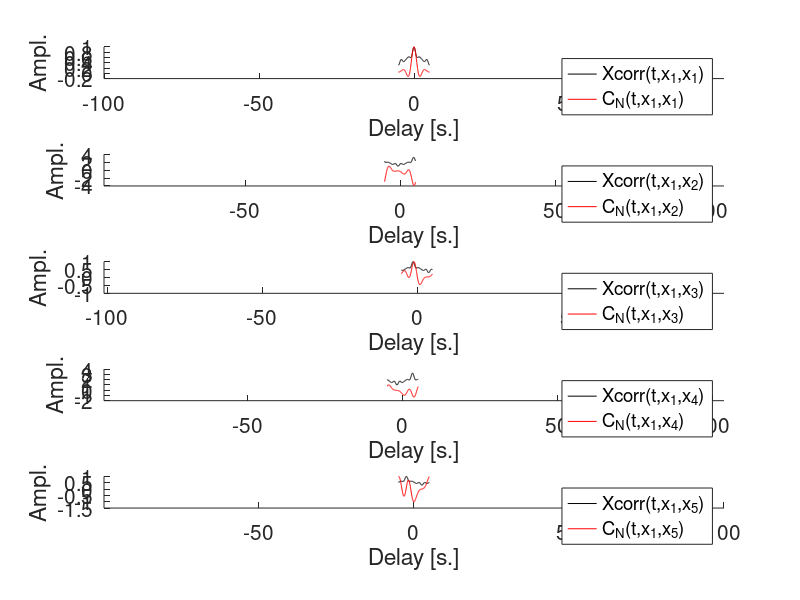

This figure's MATLAB source: (Note: this script raises an error after producing the figure.)
% Script for passiv2
%
%
% Jules Scholler - Mar. 2017

% Reset Matlab
close all
clear all

% Parameters
param.nb_receivers=5;           % Number of receivers
param.sigma=[100 50 100];       % Sources std position
param.mu=[0 -200 0];            % Sources mean position
param.N=1;                    % Number of noise sources
param.duration=10;           % Source signals duration [s.]
param.temporal_sampling=0.05;   % Temporal sampling [s.]
output.F='no';                  % Plot source power-spectrum (= FFT(auto-correlation) by Wiener-Kintchin th.)
output.signals='no';            % Plot 5 (or less) received signals
output.setup='no';             % Plot experimental setup
output.xcorr='yes';             % Plot cross-correlations
output.C_N='yes';               % Plot C_N (cross-correlation expectations T inf)
output.C1='no';               % Plot C1 (cross-correlation expectations T inf and S inf)
tic
% Generate receivers coordinates
for i=1:param.nb_receivers
    param.receivers(i,:)=[0 5*(i-1) 0];
    %         param.receivers(i,:)=[0 50*(i-1) 0];
    %         param.receivers(i,:)=[50*(i-3) 100 0];
    C(i,:)=[0 0 1]; % Receivers are blue
end
if strcmp(output.setup,'yes')
    figure(1), hold on, grid on
    scatter3(param.receivers(:,1),param.receivers(:,2),param.receivers(:,3),10,C);
    xlabel 'x'
    ylabel 'y'
    zlabel 'z'
    title 'Experimental setup'
    clear C
end
% Compute and plot sources position
for i=1:param.N
    for j=1:3
        param.sources(i,j)=param.sigma(j)*randn(1)+param.mu(j);
    end
    C(i,:)=[1 0 0]; % Sources are red
end
if strcmp(output.setup,'yes')
    figure(1)
    scatter3(param.sources(:,1),param.sources(:,2),param.sources(:,3),5,C);
    legend('Receivers','Sources')
    clear C
    set(gca,'FontSize',15)
end
tau.ini=toc
tic
% Compute sationnary random process with Fourier method
h=param.temporal_sampling;
x=(-param.duration/2:h:param.duration/2); % Define grid for random process simulation
n=length(x);
t=linspace(0,param.duration,n);
f=linspace(-1/(2*h),1/(2*h),n);
w=2*pi*f;
R=x.^2.*exp(-x.^2);                 % Covariance function
if strcmp(output.F,'yes') % Plot covariance function
    figure(2)
    semilogx(x(round((length(x))/2+1):end),R(round((length(x))/2+1):end))
    xlabel '\omega'
    ylabel 'F(\omega)'
    title 'Source Power Spectrum F(w)=w^2e^{-w^2}'
    set(gca,'FontSize',15)
end
W=randn(param.N,n);         % Random white gaussian vector
filter=fft(fftshift(R));
F=sqrt(filter).*fft(W,n,2); % Generate random process with covariance R (F is in Fourier domain for now)
clear W
if strcmp(output.signals,'yes')
    figure(3),hold on
    for i=1:min(5,param.N)
        plot(t,real(ifft(F(i,:))))
        info{i}=sprintf('Source %d',i);
    end
    hold off
end
if strcmp(output.signals,'yes')
    figure(3)
    hold off
    xlabel 'Time [s.]'
    ylabel 'Amplitude'
    title 'Noise signals'
    legend(info)
    clear info
    set(gca,'fontsize',15)
end
tau.random_process=toc
tic
% Compute response on each receivers
Rw=(w).^2.*exp(-w.^2);
for j=1:param.nb_receivers
    C_N=zeros(1,n);
    r=zeros(1,n);
    for i=1:param.N
        d=norm(param.receivers(j,:)-param.sources(i,:)); % Distance between source and receiver
        G=1/(4*pi*d).*exp(1i*w*d);                       % Green function
        d1=norm(param.receivers(1,:)-param.sources(i,:));
        G1=1/(4*pi*d).*exp(1i*w*d1);
        % Compute response on each receivers
        r=r+real(ifft(F(i,:).*fftshift(G)));
        % Compute C_N(t,x_1,x_j) = expectation with respect to emitted signals of cross-correlation
        C_N=C_N+real(fftshift(fft(fftshift(conj(G1)).*fftshift(G).*fftshift(Rw))));
    end
    data.rtot{j}=r;
    data.C_Ntot(j,:)=C_N/max(C_N);
end
clear F
tau.compute_response=toc
tic
% Compute empirical cross-correlation for Green's function estimation
if strcmp(output.xcorr,'yes')
    figure(4)
end
for i=1:param.nb_receivers
    data.C(i,:)=real(ifftshift(ifft(fft(data.rtot{1}).*fft(fliplr(data.rtot{i})))));
    data.C(i,:)=data.C(i,:)/max(data.C(i,:));
    lags=(-n/2:(n-1)/2)*h;
    if strcmp(output.xcorr,'yes')
        subplot(param.nb_receivers,1,i),hold on
        plot(lags,data.C(i,:),'k')
        %         [~,tmp]=max(abs(data.C(i,:)));
        %         xlim([lags(tmp)-100 lags(tmp)+100])
        legend(sprintf('xcorr(x_1,x_%d)',i));
        set(gca,'fontsize',15)
        xlabel('Delay [s.]')
        ylabel('Ampl.')
    end
    if strcmp(output.C_N,'yes')
        figure(4)
        subplot(param.nb_receivers,1,i)
        plot(lags, data.C_Ntot(i,:), 'r')
        if strcmp(output.xcorr,'yes')
            legend(sprintf('Xcorr(t,x_1,x_%d)',i),sprintf('C_N(t,x_1,x_%d)',i));
        else
            legend(sprintf('C_N(t,x_1,x_%d)',i));
        end
        [~,tmp]=max(abs(data.C_Ntot(i,:)));
        xlim([lags(tmp)-100 lags(tmp)+100])
        set(gca,'fontsize',15)
        xlabel('Delay [s.]')
        ylabel('Ampl.')
    end
end
tau.xcorr=toc

%%
tic
% Compute C1(t,x_1,x_j) expectation with respect to the distribution of emitted signals
% and the source positions of cross-correlation
d1 = @(y1, y2, y3) norm(param.receivers(1,:)-[y1, y2, y3]');
G1 = @(y1, y2, y3, w1) 1/(4*pi*d1(y1, y2, y3)).*exp(1i*w1*d1(y1, y2, y3)); %G(w_i, x_1, y) (n-vector)
%K = @(y1, y2, y3) mvnpdf([y1; y2; y3], param.mu, param.sigma);
K = @(y1, y2, y3) normpdf(y1, param.mu(1), param.sigma(1)) .* normpdf(y2, ...
    param.mu(2), param.sigma(2)) .* normpdf(y3, param.mu(3), param.sigma(3));

for j=1:param.nb_receivers
    tic;
    d = @(y1, y2, y3) norm(param.receivers(j,:)-[y1, y2, y3]');
    G = @(y1, y2, y3, w1) 1/(4*pi*d(y1, y2, y3)).* exp(1i*w1*d(y1, y2, y3)); %G(w_i, x_j, y)
    integrand = @(y1,y2,y3,w1) K(y1,y2,y3) .* conj(G1(y1,y2,y3,w1)) .* G(y1,y2,y3,w1);
    temp = arrayfun(@(w1) integral3(@(y1,y2,y3) integrand(y1,y2,y3,w1),-Inf,Inf,-Inf,Inf,-Inf,Inf), w);
    toc
    data.C1(j,:) = real(fftshift(fft(temp.*R)));
end

lags=(-n/2:(n-1)/2)*h;
if strcmp(output.C1,'yes')
    figure(6)
    subplot(param.nb_receivers,1,j)
    plot(lags, data.C1(j,:), 'k')
    legend(sprintf('C1(t,x_1,x_%d)',j));
    set(gca,'fontsize',15)
    xlabel('Delay [s.]')
    ylabel('Ampl.')
end

tau.C1=toc